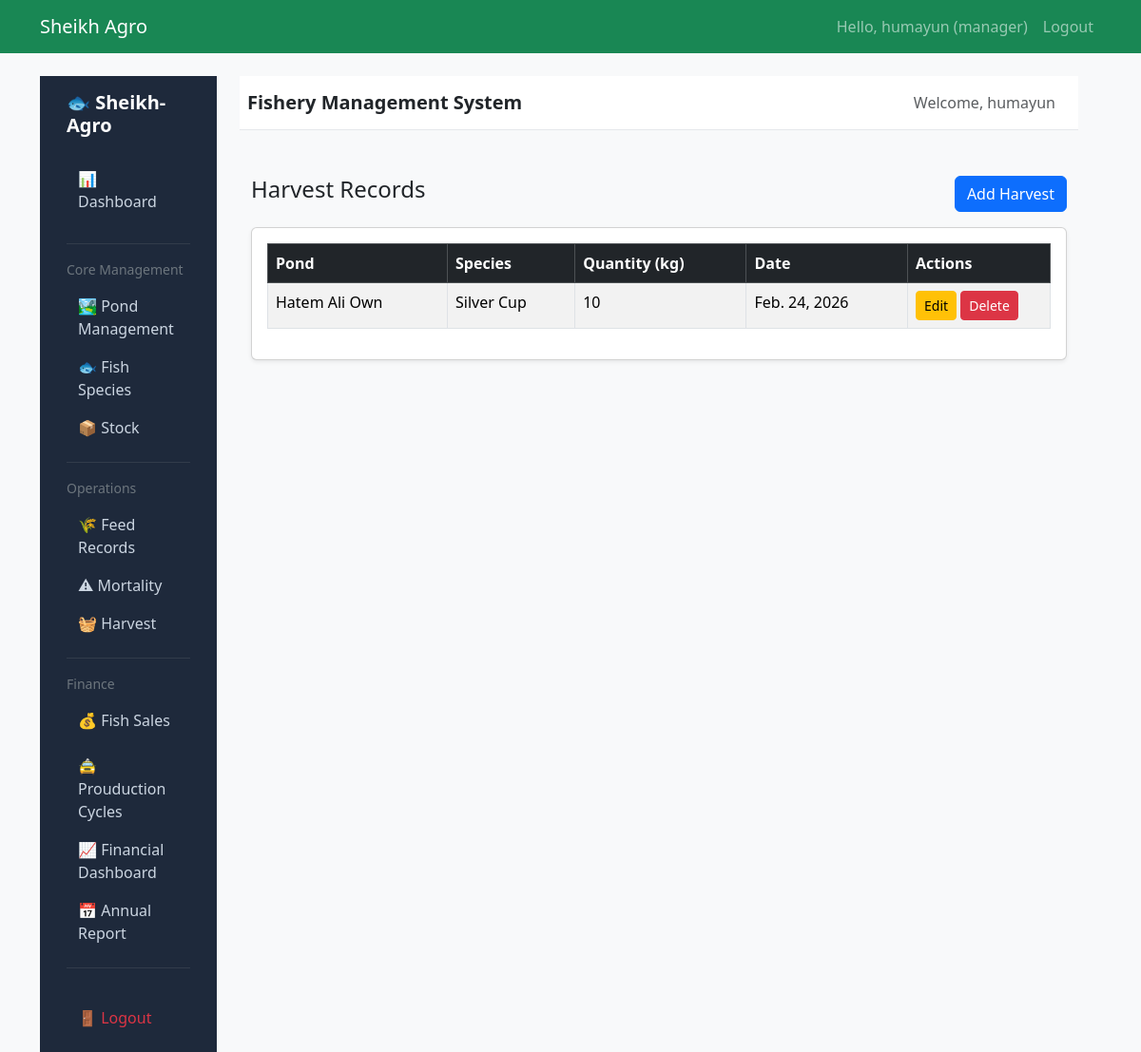
/fishery/harvest/ (signed in), run on an earlier commit of the app's database.
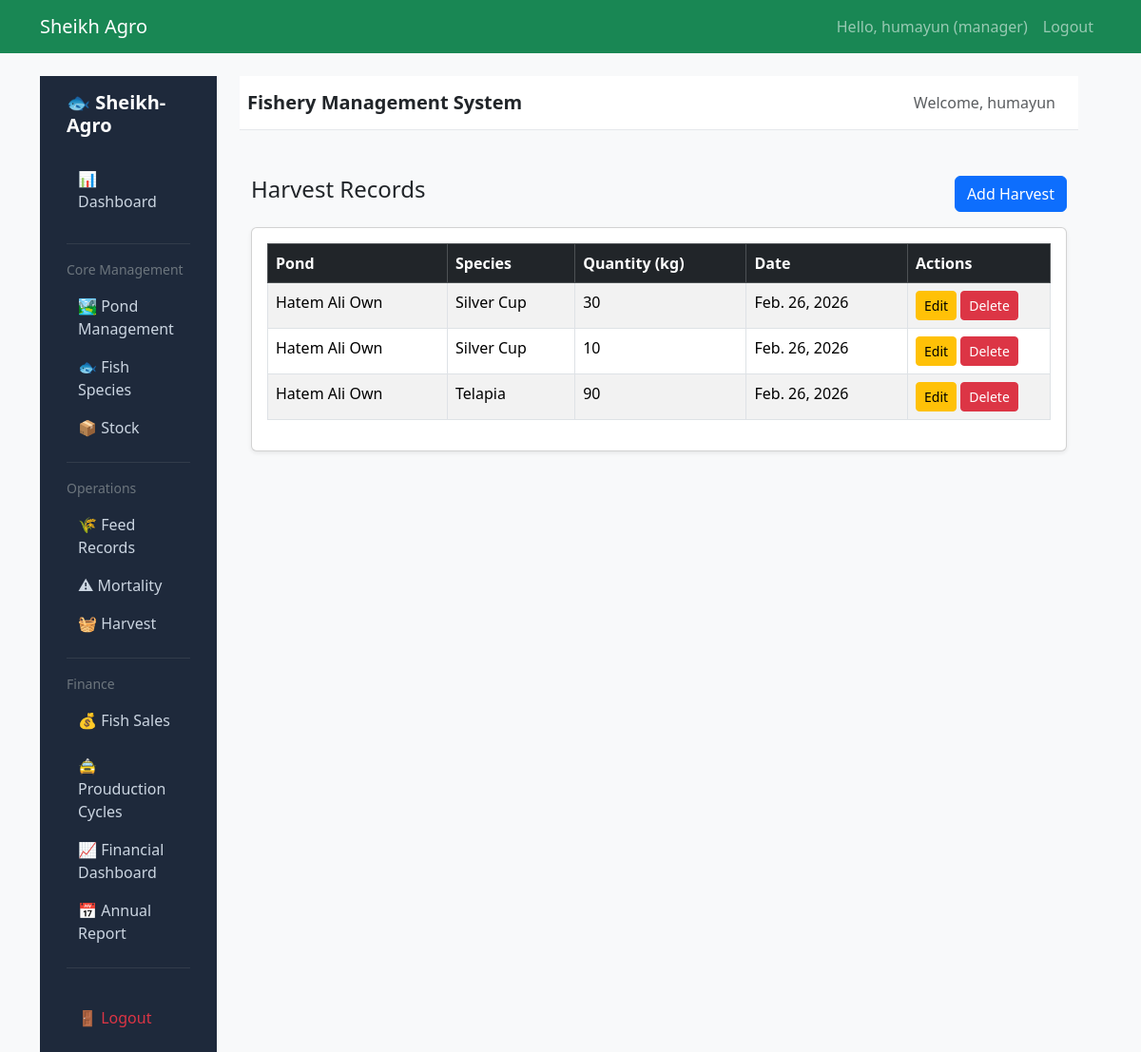
And on a later commit of the database.
### fishery/models.py (models this page shows, shortened)
class Harvest(models.Model):
    stock = models.ForeignKey(
        Stock,
        on_delete=models.CASCADE,
        related_name='harvest_set',
        null=True,          # ✅ Added
        blank=True          # ✅ Added
    )
    cycle = models.ForeignKey('ProductionCycle', on_delete=models.CASCADE, related_name='harvests', blank=True, null=True)
    quantity_kg = models.PositiveIntegerField()
    harvest_date = models.DateField()

class Stock(models.Model):
    pond = models.ForeignKey(
        'Pond',
        on_delete=models.CASCADE,
        related_name='stocks'
    )
    species = models.ForeignKey(
        'FishSpecies',
        on_delete=models.CASCADE,
        related_name='stocks'
    )
    quantity = models.PositiveIntegerField()
    stocking_date = models.DateField()
    cost = models.DecimalField(max_digits=12, decimal_places=2)
    created_at = models.DateTimeField(auto_now_add=True, null=True, blank=True)
    class Meta:
        ordering = ['-stocking_date']

class Pond(models.Model):
    name = models.CharField(max_length=100)
    size_in_acres = models.FloatField()
    water_source = models.CharField(max_length=100)
    location = models.CharField(max_length=150, blank=True)
    created_at = models.DateTimeField(auto_now_add=True)

class FishSpecies(models.Model):
    name = models.CharField(max_length=100)
    average_growth_days = models.IntegerField()

### fishery/views.py (the view)
# urls.py: path('harvest/', HarvestListView.as_view(), name='harvest_list'),
class HarvestListView(LoginRequiredMixin, ListView):
    model = Harvest
    template_name = 'fishery/harvest/harvest_list.html'
    context_object_name = 'harvests'
    ordering = ['-harvest_date']

### fishery/templates/fishery/harvest/harvest_list.html
{% extends "fishery/base_fishery.html" %}
{% block fishery_content %}
<div class="container mt-4">
    <div class="d-flex justify-content-between mb-3">
        <h4>Harvest Records</h4>
        <a href="{% url 'harvest_create' %}" class="btn btn-primary">
            Add Harvest
        </a>
    </div>
    <div class="card shadow-sm">
        <div class="card-body table-responsive">
            <table class="table table-bordered table-striped">
                <thead class="table-dark">
                    <tr>
                        <th>Pond</th>
                        <th>Species</th>
                        <th>Quantity (kg)</th>
                        <th>Date</th>
                        <th width="150">Actions</th>
                    </tr>
                </thead>
                <tbody>
                    {% for harvest in harvests %}
                    <tr>
                        <td>
                            {% if harvest.stock %}
                                {{ harvest.stock.pond.name }}
                            {% else %}
                                No Stock
                            {% endif %}
                        </td>
                        <td>
                            {% if harvest.stock %}
                                {{ harvest.stock.species.name }}
                            {% endif %}
                        </td>
                        <td>{{ harvest.quantity_kg }}</td>
                        <td>{{ harvest.harvest_date }}</td>
                        <td>
                            <a href="{% url 'harvest_update' harvest.pk %}" class="btn btn-sm btn-warning">Edit</a>
                            <a href="{% url 'harvest_delete' harvest.pk %}" class="btn btn-sm btn-danger">Delete</a>
                        </td>
                    </tr>
                    {% empty %}
                    <tr>
                        <td colspan="5" class="text-center">No harvest records found.</td>
                    </tr>
                    {% endfor %}
                </tbody>
            </table>
        </div>
    </div>
</div>
{% endblock %}

What changed in the data, as far as the page shows it:
changed Harvest (number 1 of 3 on the later page): quantity_kg "10" → "30"; harvest_date "Feb. 24, 2026" → "Feb. 26, 2026"
added Harvest: stock.pond.name "Hatem Ali Own", stock.species.name "Silver Cup", quantity_kg "10", harvest_date "Feb. 26, 2026"
added Harvest: stock.pond.name "Hatem Ali Own", stock.species.name "Telapia", quantity_kg "90", harvest_date "Feb. 26, 2026"
